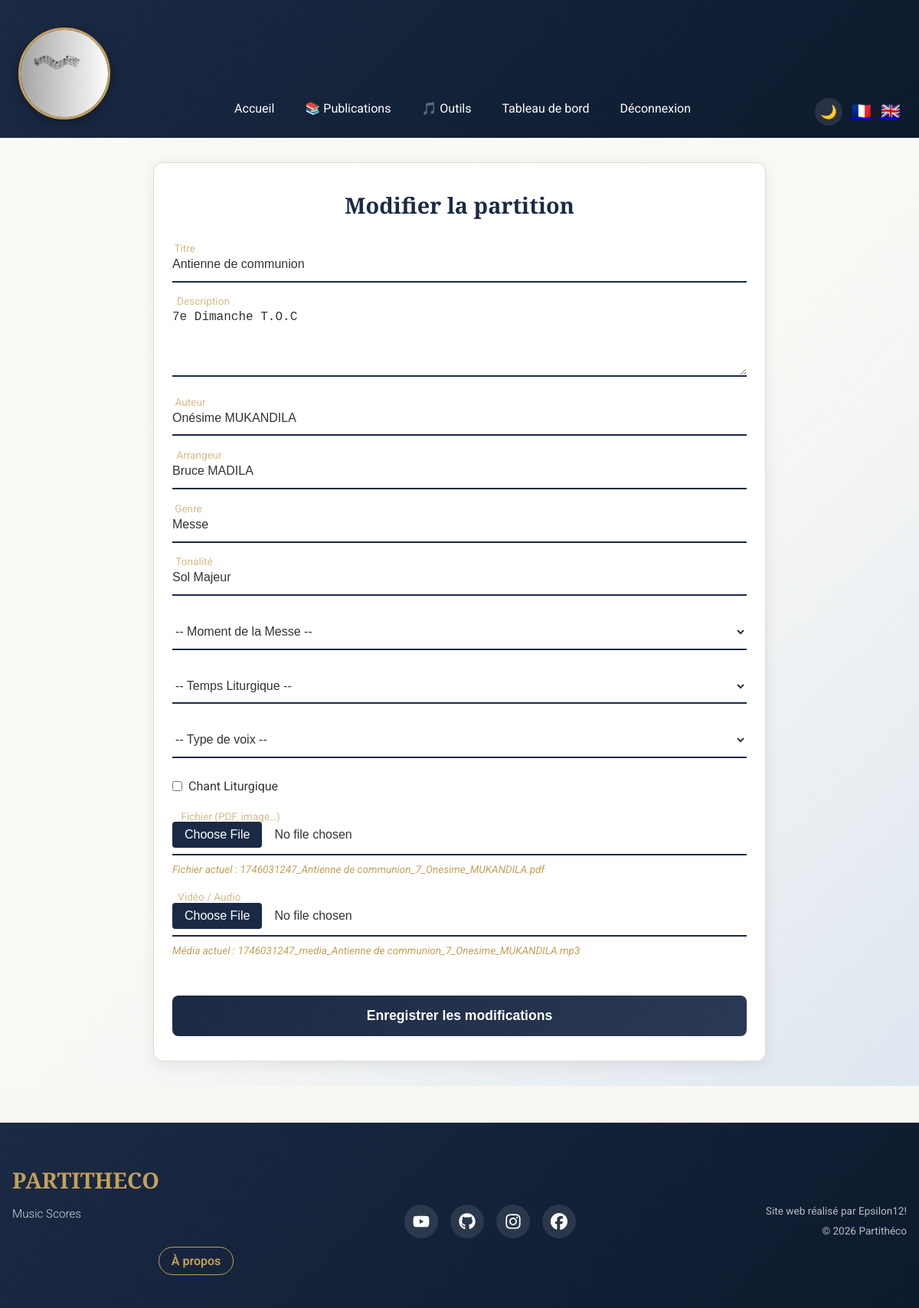
/edit.php?id=3 (signed in), run on the app's committed database.
### tables this page shows
CREATE TABLE projects (
                id INTEGER PRIMARY KEY AUTOINCREMENT,
                user_id INTEGER NOT NULL,
                title TEXT NOT NULL,
                description TEXT NOT NULL,
                thumbnail TEXT,
                date_publication DATETIME DEFAULT CURRENT_TIMESTAMP, media TEXT, author TEXT, arranger TEXT, genre TEXT, tonality TEXT, moment_messe TEXT, temps_liturgique TEXT, is_liturgical BOOLEAN DEFAULT 0, voix TEXT,
                FOREIGN KEY(user_id) REFERENCES users(id)
            );

### assets/locales/trad.php (called while the page is built, shortened)
<?php
$lang = $_SESSION['lang']
         ?? ($_COOKIE['lang'] ?? 'fr');

### classes/Database.php (called while the page is built, shortened)
<?php
class Database {
    private PDO $pdo;
    public function __construct(string $dbPath = __DIR__ . '/../db.sqlite') {
        if (isset($_ENV['DB_HOST']) && !empty($_ENV['DB_HOST'])) {
            $dsn = "pgsql:host=" . $_ENV['DB_HOST'] . ";port=" . ($_ENV['DB_PORT'] ?? 5432) . ";dbname=" . $_ENV['DB_NAME'];
            $this->pdo = new PDO($dsn, $_ENV['DB_USER'], $_ENV['DB_PASS']);
        } else {
            $this->pdo = new PDO('sqlite:' . $dbPath);
        }
        $this->pdo->setAttribute(PDO::ATTR_ERRMODE, PDO::ERRMODE_EXCEPTION);
    }
    public function getPDO(): PDO {
        return $this->pdo;
    }
}

### classes/ProjectRepository.php (called while the page is built, shortened)
<?php
class ProjectRepository {
    private PDO $pdo;
    public function __construct(PDO $pdo) {
        $this->pdo = $pdo;
    }
    public function getById(int $projectId): ?array {
        $stmt = $this->pdo->prepare("
            SELECT p.*, u.username AS publisher
            FROM projects p
            JOIN users u ON p.user_id = u.id
            WHERE p.id = :id
        ");
        $stmt->execute([':id' => $projectId]);
        $result = $stmt->fetch(PDO::FETCH_ASSOC);
        return $result ?: null;
    }
}

### classes/ProjectFormService.php (called while the page is built, shortened)
<?php
class ProjectFormService {
    public function getEmptyFormData(array $source = []): array {
        return [
            'title' => $source['title'] ?? '',
            'description' => $source['description'] ?? '',
            'author' => $source['author'] ?? '',
            'arranger' => $source['arranger'] ?? '',
            'genre' => $source['genre'] ?? '',
            'tonality' => $source['tonality'] ?? '',
            'moment_messe' => $source['moment_messe'] ?? null,
            'temps_liturgique' => $source['temps_liturgique'] ?? null,
            'voix' => $source['voix'] ?? null,
            'is_liturgical' => !empty($source['is_liturgical']),
            'thumbnail' => $source['thumbnail'] ?? '',
            'media' => $source['media'] ?? null,
        ];
    }
}

### edit.php (the view, shortened to what this page needs)
<?php
$projectId = (int)($_GET['id'] ?? 0);
require_once __DIR__ . '/assets/locales/trad.php';
$db = new Database();
$projectRepository = new ProjectRepository($db->getPDO());
$project = $projectRepository->getById($projectId);
$formService = new ProjectFormService($projectRepository);
$formData = $formService->getEmptyFormData($project);
include 'includes/header.php';
include 'includes/navbar.php';
?>
<main>
  <section class="animated-form create-section">
    <h1>Modifier la partition</h1>
    <?php $delay = 0.1; ?>
    <form action="edit.php?id=<?= $projectId ?>&lang=<?= htmlspecialchars($lang) ?>"
          method="post"
          enctype="multipart/form-data"
          novalidate>
      <div class="form-group" style="--delay:<?= $delay ?>s">
        <input type="text" id="title" name="title"
               placeholder=" " value="<?= htmlspecialchars($formData['title']) ?>"
               required maxlength="100">
        <label for="title">Titre</label>
        <div class="form-line"></div><p class="error-message"></p>
      </div>
      <?php $delay += 0.1; ?>
      <div class="form-group" style="--delay:<?= $delay ?>s">
        <textarea id="description" name="description"
                  rows="4" placeholder=" "
                  required><?= htmlspecialchars($formData['description']) ?></textarea>
        <label for="description">Description</label>
        <div class="form-line"></div><p class="error-message"></p>
      </div>
      <?php $delay += 0.1; ?>
      <div class="form-group" style="--delay:<?= $delay ?>s">
        <input type="text" id="author" name="author"
               placeholder=" " value="<?= htmlspecialchars($formData['author'] ?? '') ?>">
        <label for="author">Auteur</label>
        <div class="form-line"></div><p class="error-message"></p>
      </div>
      <?php $delay += 0.1; ?>
      <div class="form-group" style="--delay:<?= $delay ?>s">
        <input type="text" id="arranger" name="arranger"
               placeholder=" " value="<?= htmlspecialchars($formData['arranger'] ?? '') ?>">
        <label for="arranger">Arrangeur</label>
        <div class="form-line"></div><p class="error-message"></p>
      </div>
      <?php $delay += 0.1; ?>
      <div class="form-group" style="--delay:<?= $delay ?>s">
        <input type="text" id="genre" name="genre"
               placeholder=" " value="<?= htmlspecialchars($formData['genre'] ?? '') ?>">
        <label for="genre">Genre</label>
        <div class="form-line"></div><p class="error-message"></p>
      </div>
      <?php $delay += 0.1; ?>
      <div class="form-group" style="--delay:<?= $delay ?>s">
        <input type="text" id="tonality" name="tonality"
               placeholder=" " value="<?= htmlspecialchars($formData['tonality'] ?? '') ?>">
        <label for="tonality">Tonalité</label>
        <div class="form-line"></div><p class="error-message"></p>
      </div>
      <?php $delay += 0.1; ?>
      <div class="form-group" style="--delay:<?= $delay ?>s">
        <select id="moment_messe" name="moment_messe" class="lit-select">
            <option value="">-- Moment de la Messe --</option>
        </select>
      </div>
      <?php $delay += 0.1; ?>
      <div class="form-group" style="--delay:<?= $delay ?>s">
        <select id="temps_liturgique" name="temps_liturgique" class="lit-select">
            <option value="">-- Temps Liturgique --</option>
        </select>
      </div>
      <?php $delay += 0.1; ?>
      <div class="form-group" style="--delay:<?= $delay ?>s">
        <select id="voix" name="voix" class="lit-select">
            <option value="">-- Type de voix --</option>
        </select>
      </div>
      <?php $delay += 0.1; ?>
      <div class="form-group" style="--delay:<?= $delay ?>s">
        <label>
            <input type="checkbox" name="is_liturgical" value="1" <?= $formData['is_liturgical'] ? 'checked' : '' ?>>
            Chant Liturgique
        </label>
      </div>
      <?php $delay += 0.1; ?>
      <div class="form-group" style="--delay:<?= $delay ?>s">
        <input type="file" id="file" name="file" placeholder=" ">
        <label for="file">Fichier (PDF, image…)</label>
        <div class="form-line"></div><p class="error-message"></p>
        <?php if ($formData['thumbnail']): ?>
          <p class="current-file">Fichier actuel : <?= htmlspecialchars($formData['thumbnail']) ?></p>
        <?php endif; ?>
      </div>
      <?php $delay += 0.1; ?>
      <div class="form-group" style="--delay:<?= $delay ?>s">
        <input type="file" id="media" name="media" placeholder=" ">
        <label for="media">Vidéo / Audio</label>
        <div class="form-line"></div><p class="error-message"></p>
        <?php if ($formData['media']): ?>
          <p class="current-file">Média actuel : <?= htmlspecialchars($formData['media']) ?></p>
        <?php endif; ?>
      </div>
      <?php $delay += 0.1; ?>
      <button type="submit" class="form-btn" style="--delay:<?= $delay ?>s">
        Enregistrer les modifications
      </button>
    </form>
  </section>
</main>
<?php include 'includes/footer.php'; ?>

### assets/css/base.css (style rules this page uses)
:root { --color-lit-night: #1a2a44; --color-lit-gold: #c5a059; --color-lit-white: #f9f7f2; --color-lit-accent: #8e2424; --primary-light: var(--color-lit-night); --text-action: var(--color-lit-accent); --background: var(--color-lit-white); --font-family: 'Roboto', Arial, sans-serif; --card-bg: #ffffff; --text-color: #333333; --border-color: #e0dcd0; --navbar-shadow: rgba(0,0,0,0.15); --skeleton-bg: #e8e4dc; }
*, *::before, *::after { box-sizing: border-box; margin: 0; padding: 0; }
html, body { height: 100%; }
body { display: flex; flex-direction: column; min-height: 100vh; font-family: var(--font-family); background-color: var(--background); color: var(--text-color); line-height: 1.6; transition: background-color 0.3s, color 0.3s; }
main { flex: 1; position: relative; z-index: 0; transition: background 0.3s; }
main { background: linear-gradient( 135deg, rgba(255, 255, 255, 0.272) 50%, rgba(220,230,240,0.95) 100% ); }

### assets/css/forms.css (style rules this page uses)
.animated-form { width: 90%; max-width: 800px; margin: 2rem auto; padding: 2rem 1.5rem; background: var(--card-bg); border-radius: 12px; box-shadow: 0 4px 20px rgba(0,0,0,0.08); }
.animated-form h1 { font-family: var(--font-family-serif); color: var(--color-lit-night); text-align: center; margin-bottom: 2rem; font-size: 1.8rem; }
.form-group { position: relative; margin-bottom: 1.5rem; opacity: 0; transform: translateY(20px); animation: fadeInUp 0.6s ease-out forwards; animation-delay: var(--delay, 0s); }
.form-group input, .form-group textarea, .form-group select { width: 100%; border: none; border-bottom: 2px solid var(--color-lit-night); padding: 0.8rem 0; background: transparent; font-size: 1rem; color: var(--text-color); outline: none; transition: border-color 0.3s ease; }
.form-group input::placeholder, .form-group textarea::placeholder { color: #999; font-style: italic; }
.form-group label { position: absolute; top: 0.8rem; left: 0; font-size: 1rem; color: var(--text-color); opacity: 0.7; pointer-events: none; transition: transform 0.3s, font-size 0.3s, color 0.3s, opacity 0.3s; }
.form-group input:focus + label, .form-group input:not(:placeholder-shown) + label, .form-group textarea:focus + label, .form-group textarea:not(:placeholder-shown) + label { transform: translateY(-1.5rem) scale(0.85); color: var(--color-lit-gold); }
.form-line { position: absolute; bottom: 0; left: 0; width: 100%; height: 2px; overflow: hidden; }
.form-line::before { content: ""; position: absolute; width: 100%; height: 100%; background: var(--color-lit-gold); transform: scaleX(0); transform-origin: left; transition: transform 0.3s ease; }
.form-btn { margin-top: 1.5rem; width: 100%; padding: 1rem 2rem; background: linear-gradient(135deg, var(--color-lit-night) 0%, #2a3a54 100%); color: white; border: none; border-radius: 8px; font-size: 1.1rem; font-weight: 600; cursor: pointer; transition: all 0.3s ease; }
.create-section { border: 1px solid var(--border-color); }
.form-group input[type="checkbox"] { width: auto; margin-right: 0.5rem; accent-color: var(--color-lit-gold); }
.form-group input[type="checkbox"] + label, .form-group label:has(input[type="checkbox"]) { position: static; display: inline-flex; align-items: center; opacity: 1; cursor: pointer; }
.form-group input[type="file"] { padding: 0.5rem 0; }

### assets/css/liturgique.css (style rules this page uses)
:root { --color-lit-night: #1a2a44; --color-lit-gold: #c5a059; --color-lit-white: #f9f7f2; --color-lit-accent: #8e2424; --primary-light: var(--color-lit-night); --text-action: var(--color-lit-accent); --background: var(--color-lit-white); --card-bg: #ffffff; --text-color: #333333; --border-color: #e0dcd0; --font-family-serif: 'Playfair Display', serif; --font-family-sans: 'Roboto', sans-serif; --font-family: var(--font-family-sans); }
body { font-family: var(--font-family); background-color: var(--background); color: var(--text-color); }
h1, h2, h3, .navbar-brand { font-family: var(--font-family-serif); font-weight: 700; }
.lit-select { width: 100%; border: none; border-bottom: 2px solid var(--primary-light); padding: 0.8rem 0; background: transparent; font-size: 1rem; color: var(--text-color); outline: none; cursor: pointer; }
.lit-select option { background-color: var(--card-bg); color: var(--text-color); }
.current-file { font-size: 0.85rem; color: var(--color-lit-gold); margin-top: 0.5rem; font-style: italic; }

### data on the page
projects: title "Antienne de communion", description "7e Dimanche T.O.C", author "Onésime MUKANDILA", arranger "Bruce MADILA", genre "Messe", tonality "Sol Majeur", thumbnail "1746031247_Antienne de communion_7_Onesime_MUKANDILA.pdf", media "1746031247_media_Antienne de communion_7_Onesime_MUKANDILA.mp3"

### other printed values
$t['nav']['home'] "Accueil"
$t['nav']['admin'] "Tableau de bord"
$t['nav']['logout'] "Déconnexion"
$t['nav']['about'] "À propos"
$t['footer']['credits'] "Site web réalisé par Epsilon12!"
